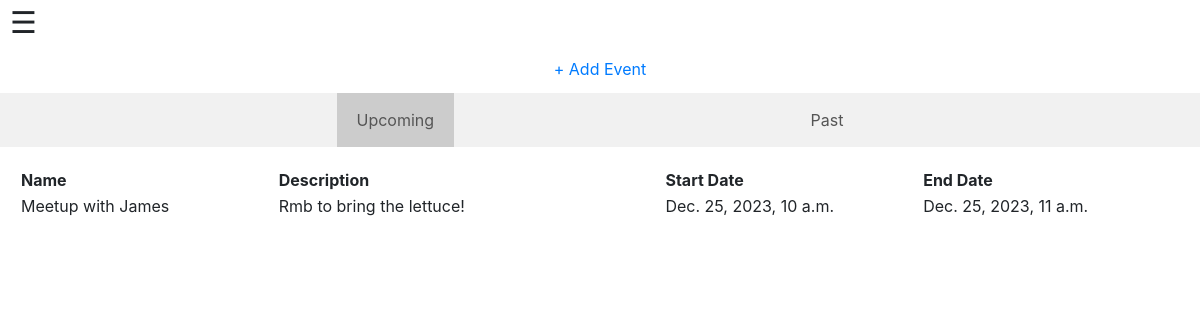
The app's page /existEvent/ (signed in) with its own data.
### timetable/models.py (models this page shows, shortened)
class Event(models.Model):
    user = models.ForeignKey(User, on_delete=models.CASCADE, related_name="events")
    event_name = models.CharField(max_length=600)
    event_description = models.CharField(max_length=6000)
    start_datetime = models.DateTimeField()
    end_datetime = models.DateTimeField()

### timetable/views.py (the view)
# urls.py: path("existEvent/", views.existEvent, name="existEvent"),
@login_required  # Add the login_required decorator to ensure the user is authenticated
def existEvent(request):
    upcoming_events, past_events = [], []
    for event in Event.objects.filter(user=request.user):
        end_datetime_aware = event.end_datetime if timezone.is_aware(event.end_datetime) else timezone.make_aware(event.end_datetime, timezone.get_current_timezone())
        if timezone.now() <= end_datetime_aware:
            upcoming_events.append({
                "name": event.event_name,
                "description": event.event_description,
                "start_date": event.start_datetime,
                "end_date": event.end_datetime
            })
        else:
            past_events.append({
                "name": event.event_name,
                "description": event.event_description,
                "start_date": event.start_datetime,
                "end_date": event.end_datetime
            })
    print(upcoming_events,"\n")
    print(past_events, "\n")
    return render(request, "timetable/events.html", {
        "upcoming": upcoming_events,
        "past": past_events
    })

### timetable/templates/timetable/events.html (shortened to what this page needs)
{% extends "timetable/layout.html" %}
{% block head%}
    <link rel="stylesheet" href="/static/css/timetable.css" type="text/css">
{% endblock %}
{% block body %}
    <div style = "display: flex; justify-content: center; margin: 1%;">
        <a href="{% url 'timetable:newEvent' %}"> + Add Event</a>
    </div>
    <div class="tab-container">
        <div style = "display: flex; justify-content: space-evenly;">
            <button class="tab-button active" onclick="openTab(event, 'upcoming')">Upcoming</button>
            <button class="tab-button" onclick="openTab(event, 'past')">Past</button>
        </div>
        <div>
            <div id="upcoming" class="tab-content active">
                {% if upcoming %}
                <table style="width: 100%">
                    <tr>
                        <th style="width: 20%">Name</th>
                        <th style="width: 30%">Description</th>
                        <th style="width: 20%"> Start Date</th>
                        <th style="width: 20%"> End Date</th>
                    </tr>
                    {% for event in upcoming %}
                        <tr>
                            <td> {{ event.name }} </td>
                            <td> {{ event.description }} </td>
                            <td> {{ event.start_date }} </td>
                            <td> {{ event.end_date }} </td>
                        </tr>
                    {% endfor %}
                </table>
                {% else %}
                    <h2>No Upcoming Events found</h2>
                {% endif %}
             </div>
        </div>
    </div>
{% endblock %}

### timetable/templates/timetable/events.html (style rules this page uses)
.tab-container { background-color: #f1f1f1; }
.tab-button { padding: 15px 20px; cursor: pointer; border: none; outline: none; background-color: inherit; font-size: 16px; color: #555; transition: background-color 0.3s; }
.tab-button.active { background-color: #ccc; }
.tab-content { display: none; padding: 20px; background-color: #fff; flex: 1; }
.tab-content.active { display: block; }

### records on screen
Event: name "Meetup with James", description "Rmb to bring the lettuce!", start_date "Dec. 25, 2023, 10 a.m.", end_date "Dec. 25, 2023, 11 a.m."
